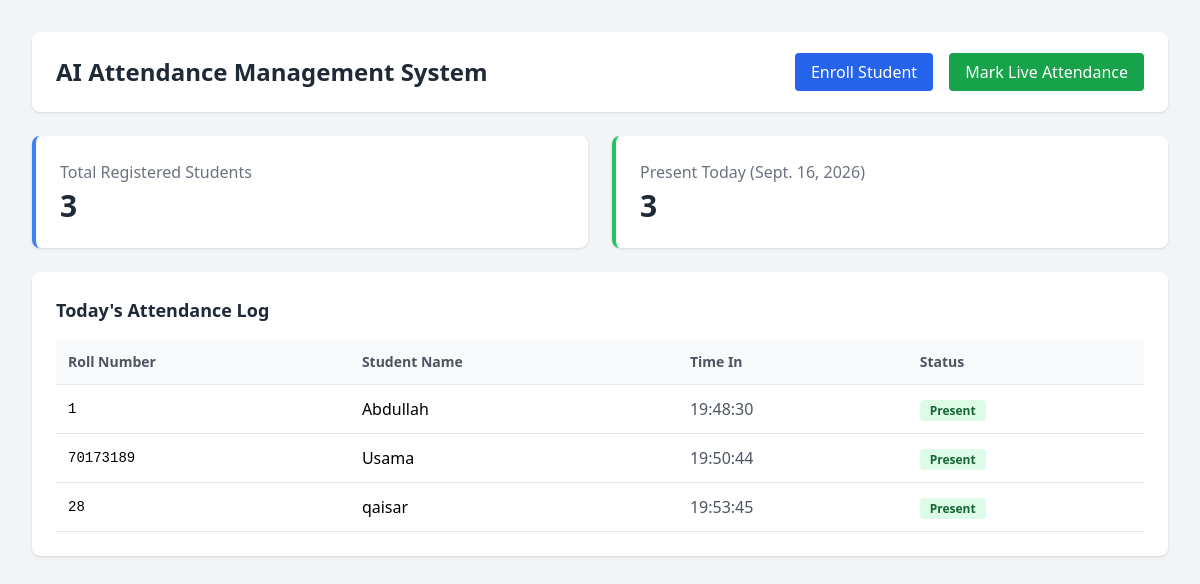
The page / on the database its author committed.
### detector/models.py (models this page shows, shortened)
class Attendance(models.Model):
    student = models.ForeignKey(Student, on_delete=models.CASCADE)
    date = models.DateField(default=timezone.now)
    time = models.TimeField(auto_now_add=True)
    status = models.CharField(max_length=10, default="Present")
    class Meta:
        unique_together = ('student', 'date') # Prevents duplicate entries on the same day

class Student(models.Model):
    name = models.CharField(max_length=100)
    roll_number = models.CharField(max_length=50, unique=True)
    face_embedding = models.JSONField(blank=True, null=True) # Stores 128D array
    registered_at = models.DateTimeField(auto_now_add=True)

### detector/views.py (the view)
# urls.py: path('', views.dashboard, name='dashboard'),
def dashboard(request):
    today = timezone.now().date()
    total_students = Student.objects.count()
    today_attendance = Attendance.objects.filter(date=today)
    present_count = today_attendance.count()
    context = {
        'total_students': total_students,
        'present_count': present_count,
        'attendance_records': today_attendance,
        'today_date': today,
    }
    return render(request, 'detector/dashboard.html', context)

### detector/templates/detector/dashboard.html (shortened to what this page needs)
<!DOCTYPE html>
<html lang="en">
<head>
    <script src="https://cdn.tailwindcss.com"></script>
</head>
<body class="bg-gray-100 p-8">
    <div class="max-w-6xl mx-auto space-y-6">
        <div class="flex justify-between items-center bg-white p-6 rounded-lg shadow">
            <h1 class="text-2xl font-bold text-gray-800">AI Attendance Management System</h1>
            <div class="space-x-3">
                <a href="{% url 'enroll' %}" class="bg-blue-600 text-white px-4 py-2 rounded hover:bg-blue-700">Enroll Student</a>
                <a href="{% url 'mark_attendance' %}" class="bg-green-600 text-white px-4 py-2 rounded hover:bg-green-700">Mark Live Attendance</a>
            </div>
        </div>
        <div class="grid grid-cols-1 md:grid-cols-2 gap-6">
            <div class="bg-white p-6 rounded-lg shadow border-l-4 border-blue-500">
                <p class="text-gray-500 font-medium">Total Registered Students</p>
                <p class="text-3xl font-bold text-gray-800 mt-1">{{ total_students }}</p>
            </div>
            <div class="bg-white p-6 rounded-lg shadow border-l-4 border-green-500">
                <p class="text-gray-500 font-medium">Present Today ({{ today_date }})</p>
                <p class="text-3xl font-bold text-gray-800 mt-1">{{ present_count }}</p>
            </div>
        </div>
        <div class="bg-white p-6 rounded-lg shadow">
            <h2 class="text-lg font-bold mb-4 text-gray-800">Today's Attendance Log</h2>
            <table class="w-full text-left border-collapse">
                <thead>
                    <tr class="border-b bg-gray-50 text-gray-600 text-sm">
                        <th class="p-3">Roll Number</th>
                        <th class="p-3">Student Name</th>
                        <th class="p-3">Time In</th>
                        <th class="p-3">Status</th>
                    </tr>
                </thead>
                <tbody>
                    {% for log in attendance_records %}
                    <tr class="border-b hover:bg-gray-50">
                        <td class="p-3 font-mono text-sm">{{ log.student.roll_number }}</td>
                        <td class="p-3 font-medium">{{ log.student.name }}</td>
                        <td class="p-3 text-gray-600">{{ log.time|time:"H:i:s" }}</td>
                        <td class="p-3"><span class="bg-green-100 text-green-800 text-xs font-semibold px-2.5 py-0.5 rounded">Present</span></td>
                    </tr>
                    {% empty %}
                    <tr><td colspan="4" class="p-4 text-center text-gray-500">No attendance marked yet today.</td></tr>
                    {% endfor %}
                </tbody>
            </table>
        </div>
    </div>
</body>
</html>

### rows shown on the page
Attendance: student.roll_number "1", student.name "Abdullah", time "19:48:30"
Attendance: student.roll_number "70173189", student.name "Usama", time "19:50:44"
Attendance: student.roll_number "28", student.name "qaisar", time "19:53:45"

### other values the page prints
{{ total_students }} "3"
{{ present_count }} "3"
